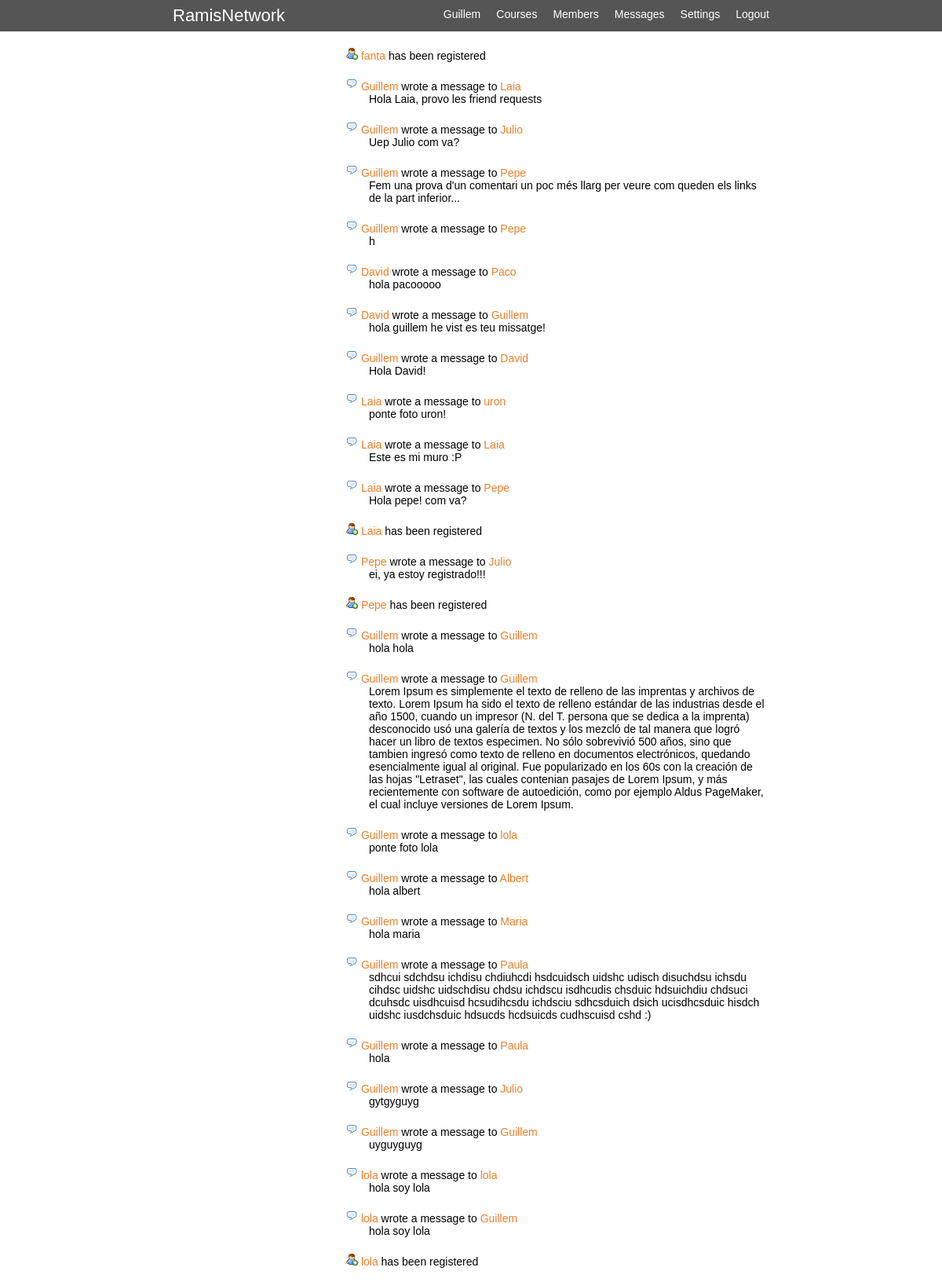
Screenshot of /home.php (signed in, upper part) with the database file from the repository.
### tables this page shows
CREATE TABLE `users` (
  `id` int(11) unsigned NOT NULL AUTO_INCREMENT,
  `name` varchar(100) NOT NULL DEFAULT '',
  `lastname` varchar(100) NOT NULL DEFAULT '',
  `email` varchar(100) NOT NULL DEFAULT '',
  `password` varchar(64) NOT NULL DEFAULT '',
  `birthday` date NOT NULL,
  `gender` tinyint(2) NOT NULL DEFAULT '0',
  `avatar` varchar(64) NOT NULL,
  `course` tinyint(3) NOT NULL DEFAULT '0',
  `privacy` tinyint(2) NOT NULL DEFAULT '0',
  PRIMARY KEY (`id`),
  KEY `email` (`email`)
);

CREATE TABLE `posts` (
  `post_id` int(11) unsigned NOT NULL AUTO_INCREMENT,
  `post_author` int(11) NOT NULL DEFAULT '0',
  `post_type` char(20) NOT NULL DEFAULT 'wall',
  `post_link` int(11) NOT NULL DEFAULT '0',
  `post_content` text NOT NULL,
  `post_date` timestamp NOT NULL DEFAULT CURRENT_TIMESTAMP,
  `post_parent` int(11) NOT NULL DEFAULT '0',
  PRIMARY KEY (`post_id`),
  KEY `post_link` (`post_link`),
  KEY `post_type` (`post_type`),
  KEY `post_parent` (`post_parent`)
);

### lib/db.php (called while the page is built, shortened)
<?php
	class db {
		var $dbuser;
		var $dbpassword;
		var $dbhost;
		var $dbmaster;
		var $persistent;
		var $master_persistent;
		var $dbh_update = false;
		var $dbh_select = false;
		var $dbh = false;
		function db($dbuser='', $dbpassword='', $dbname='', $dbhost='localhost', $dbmaster=false) {
			$this->dbuser = $dbuser;
			$this->dbpassword = $dbpassword;
			$this->dbname = $dbname;
			$this->dbhost = $dbhost;
			$this->dbmaster = $dbmaster;
			if ( $dbmaster && $dbmaster != $dbhost ) {
				$this->dbmaster = $dbmaster;
			} else {
				$this->dbmaster = false;
			}
		}
		function connect($master = false) {
			if ($master && $this->dbmaster ) {
				if ($this->dbh_update) {
					$this->dbh = & $this->dbh_update;
					return;
				} else {
					if ($this->master_persistent) {
						$this->dbh_update = @mysql_pconnect($this->dbmaster, $this->dbuser,$this->dbpassword, MYSQL_CLIENT_COMPRESS);
					} else {
						$this->dbh_update = @mysql_connect($this->dbmaster, $this->dbuser,$this->dbpassword, MYSQL_CLIENT_COMPRESS);
					}
					$this->dbh = & $this->dbh_update;
				}
			} else {
				if ($this->persistent) {
					$this->dbh_select = @mysql_pconnect($this->dbhost, $this->dbuser,$this->dbpassword);
				} else {
					$this->dbh_select = @mysql_connect($this->dbhost, $this->dbuser,$this->dbpassword);
				}
				$this->dbh = & $this->dbh_select;
			}
		}
		function flush() {
			$this->last_result = null;
		}
		function query($query) {
			$query = trim($query);
			$is_update = preg_match("/^(insert|delete|update|replace)\s+/i",$query);
			$return_val = 0;
			$this->result = @mysql_query($query,$this->dbh);
			if ( $is_update ) {
				$this->rows_affected = mysql_affected_rows();
				if ( preg_match("/^(insert|replace)\s+/i",$query) ) {
					$this->insert_id = mysql_insert_id($this->dbh);
				}
				$return_val = $this->rows_affected;
			} else {
				$num_rows=0;
				while ( $row = @mysql_fetch_object($this->result) ) {
					$this->last_result[$num_rows] = $row;
					$num_rows++;
				}
				$this->num_rows = $num_rows;
				$return_val = $this->num_rows;
			}
			return $return_val;
		}
		function get_row($query=null,$y=0) {
			if ( $query ) {
				$this->query($query);
			}
			return $this->last_result[$y]?$this->last_result[$y]:null;
		}
		function get_results($query=null) {
			if ( $query ) {
				$this->query($query);
			}
			return $this->last_result;
		}
}
$db = new db('root', 'root', 'ramis', 'localhost');
?>

### lib/User.php (called while the page is built, shortened)
<?php
class User {
	public $id;
	function __construct($id=0) {
		if ($id > 0) {
			$this->id = $id;
			$this->read();
		}
	}
	public function read() {
		global $db;
		$user = $db->get_row("SELECT * FROM users LEFT JOIN courses ON course = course_id WHERE id = $this->id");
		if ($user) {
			$this->id = $user->id;
			$this->name = $user->name;
			return true;
		}
		return false;
	}
}
?>

### lib/functions.php (called while the page is built, shortened)
<?php
function do_view($name, $data=null) {
	$_view = VIEWS . $name . '_view.php';
	require($_view);
}
function profile_uri($id) {
	return ROOT . 'profile.php?id=' . $id;
}
?>

### lib/Post.php (called while the page is built, shortened)
<?php
class Post {
	public $id;
	function __construct($id=0) {
		$this->id = 0;
		if ($id > 0) {
			$this->id = $id;
			$this->read();
		}
	}
	public function read() {
		global $db;
		$post = $db->get_row("SELECT * FROM posts, users WHERE post_author = id AND post_id = $this->id");
		if ($post) {
			$this->id = $post->post_id;
			$this->link = $post->post_link;
			$this->content = $post->post_content;
			return true;
		}
		return false;
	}
}
?>

### lib/html.php (called while the page is built, shortened)
<?php
function do_header($title='') {
	global $current_user;
	$data['title'] = $title;
	$data['home_link'] = ROOT;
	if ($current_user->authenticated) {
		$data['home_link'] = ROOT . 'home.php';
	}
	do_view('header', $data);
}
?>

### lib/Login.php (called while the page is built, shortened)
<?php
class Login {
	function __construct() {
		global $db;
		if (isset($_COOKIE['auth'])) {
			$user_id = intval($_COOKIE['auth']);
			$user = $db->get_row("SELECT id, name, avatar FROM users WHERE id = $user_id LIMIT 1");
			if ($user) {
				$this->id = $user->id;
				$this->name = $user->name;
				$this->authenticated = true;
			}
		}
	}
}
$current_user = new Login();
?>

### config.php (called while the page is built, shortened)
<?php
require(LIB . 'db.php');
require(LIB . 'Login.php');
require(LIB . 'functions.php');
?>

### home.php (the view, shortened to what this page needs)
<?php
require('config.php');
require(LIB . 'html.php');
require(LIB . 'User.php');
require(LIB . 'Post.php');
$data['logs'] = get_logs();
do_header('Home');
do_view('home', $data);
function get_logs() {
	global $db;
	$logs = $db->get_results("SELECT * FROM logs ORDER BY log_id DESC");
	if ($logs) {
		foreach ($logs as $log) {
			switch ($log->log_type) {
				case 'post_new':
					$data['logs'][] = get_post_new($log);
					break;
				case 'user_new':
					$data['logs'][] = get_user_new($log);
					break;
			}
		}
		return $data['logs'];
	}
	return false;
}
function get_user_new($log) {
	$user = new User($log->log_user);
	return '<img src="' . ROOT . 'img/user_add.png">&nbsp;<a href="' . profile_uri($user->id) . '">' . $user->name . '</a> has been registered';
}
function get_post_new($log) {
	$user_from = new User($log->log_user);
	$post = new Post($log->log_link);
	$user_to = new User($post->link);
	return '<img src="' . ROOT . 'img/comment.png">&nbsp;<a href="' . profile_uri($user_from->id) . '">' . $user_from->name . '</a> wrote a message to <a href="' . profile_uri($post->link) . '">' . $user_to->name . '</a><br/><div style="margin-left:30px;">' . $post->content . '</div>';
}
?>

### views/header_view.php (shortened to what this page needs)
<!DOCTYPE html>
<html>
<head>
	<link rel="stylesheet" type="text/css" href="<?php echo ROOT; ?>css/estils.css">
</head>
<body>
<header>
	<div class="wrap">
		<h1><a href="<?php echo $home_link; ?>">RamisNetwork</a></h1>
		<nav class="algo">
			<ul>
				<?php if ($current_user->authenticated) {?>
					<li><a href="<?php echo profile_uri($current_user->id); ?>"><?php echo $current_user->name; ?></a></li>
					<li><a href="<?php echo ROOT; ?>courses.php">Courses</a></li>
					<li><a href="<?php echo ROOT; ?>members.php">Members</a></li>
					<li><a href="<?php echo ROOT; ?>messages.php">Messages</a></li>
					<li><a href="<?php echo ROOT; ?>settings.php">Settings</a></li>
					<li><a href="<?php echo ROOT; ?>login.php?action=logout">Logout</a></li>
				<?php } else { ?>
					<li><a href="<?php echo ROOT; ?>members.php">Members</a></li>
					<li><a href="<?php echo ROOT; ?>register.php">Register</a></li>
					<li><a href="<?php echo ROOT; ?>login.php">Login</a></li>
				<?php } ?>
			</ul>
		</nav>
	</div>
</header>
<div class="wrap">
	<div class="content">

### views/home_view.php (shortened to what this page needs)
<aside class="sidebar">
</aside>
<section class="main">
<?php
if ($logs) {
	echo '<ul class="logs">';
	foreach ($logs as $log) {
		echo '<li>' . $log . '</li>';
	}
	echo '</ul>';
}
?>
</section>

### css/estils.css (style rules this page uses)
html,body,h1,h2,h3,p,ul,li,tr,th,td,table,input,textarea,form,header,footer,section,aside { margin:0;padding:0; }
body { font-size:14px;font-family:arial,sans-serif;background:#FFF }
a { text-decoration:none;color:#E8802B }
ul { list-style:none }
header { background:#555;border-bottom:0px solid #FF8400; }
.wrap { margin:0 auto;width:760px; }
.content { background:#FFF;padding:20px 0; }
.sidebar { float:left;width:200px; }
.main { float:left;width:540px;margin-left:20px; }
nav.algo ul { list-style:none;float:right; }
nav.algo li { float:left; }
nav.algo li a { float:left;display:block;padding:10px 0;margin-left:20px;color:white; }
h1 a { color:white;float:left;padding:7px 0;font-weight:normal;font-size:22px }
.logs li { margin-bottom:20px }

### rows the page displays
users: name "Guillem"
users: name "fanta"
users: name "Laia"
posts: post_content "Hola Laia, provo les friend requests"
users: name "Julio"
posts: post_content "Uep Julio com va?"
users: name "Pepe"
posts: post_content "Fem una prova d'un comentari un poc més llarg per veure com queden els links de la part inferior..."
posts: post_content "h"
users: name "David"
users: name "Paco"
posts: post_content "hola pacooooo"
posts: post_content "hola guillem he vist es teu missatge!"
posts: post_content "Hola David!"
users: name "uron"
posts: post_content "ponte foto uron!"
posts: post_content "Este es mi muro :P"
posts: post_content "Hola pepe! com va?"
posts: post_content "ei, ya estoy registrado!!!"
posts: post_content "hola hola"
posts: post_content "Lorem Ipsum es simplemente el texto de relleno de las imprentas y archivos de texto. Lorem Ipsum ha sido el texto de relleno estándar de las industrias desde el año 1500, cuando un impresor (N. del T. persona que se dedica a la imprenta) desconocido usó una galería de textos y los mezcló de tal manera que logró hacer un libro de textos especimen. No sólo sobrevivió 500 años, sino que tambien ingresó como texto de relleno en documentos electrónicos, quedando esencialmente igual al original. Fue popularizado en los 60s con la creación de las hojas \"Letraset\", las cuales contenian pasajes de Lorem Ipsum, y más recientemente con software de autoedición, como por ejemplo Aldus PageMaker, el cual…"
users: name "lola"
posts: post_content "ponte foto lola"
users: name "Albert"
posts: post_content "hola albert"
users: name "Maria"
posts: post_content "hola maria"
users: name "Paula"
posts: post_content "sdhcui sdchdsu ichdisu chdiuhcdi hsdcuidsch uidshc udisch disuchdsu ichsdu cihdsc uidshc uidschdisu chdsu ichdscu isdhcudis chsduic hdsuichdiu chdsuci dcuhsdc uisdhcuisd hcsudihcsdu ichdsciu sdhcsduich dsich ucisdhcsduic hisdch uidshc iusdchsduic hdsucds hcdsuicds cudhscuisd cshd :)"
posts: post_content "hola"
posts: post_content "gytgyguyg"
posts: post_content "uyguyguyg"
posts: post_content "hola soy lola"
posts: post_content "hola soy lola"
